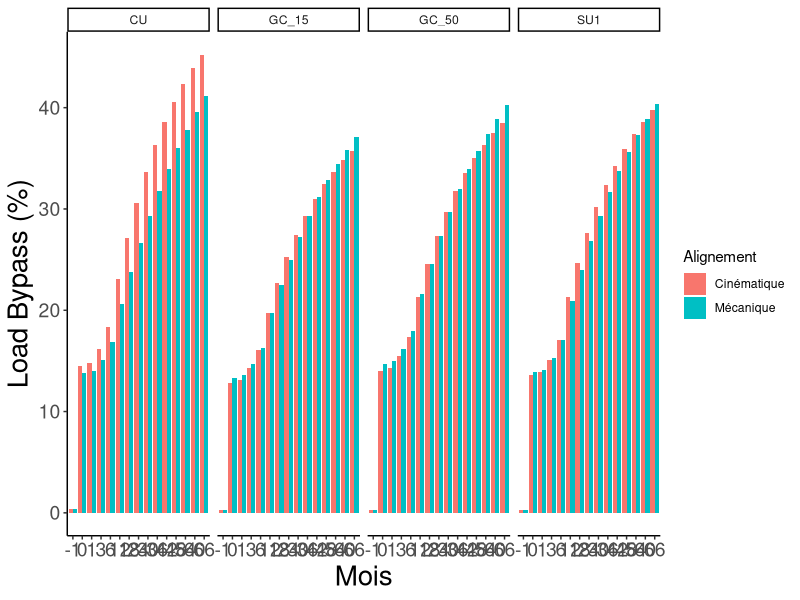

This figure's R source:
rm(list=ls())
library(readr)
library(ggplot2)
library(gridExtra)
library(plyr)


########################################################################################
### Read data from remodelling of both bone and interface
########################################################################################

Rmdl_11 <- read_csv("OutputLoadCentrality_RMDL11.txt")

Rmdl_11$subjectCode <- as.factor(Rmdl_11$subjectCode)
Rmdl_11$LegSide <- as.factor(Rmdl_11$LegSide)
Rmdl_11$ImplantSize <- as.factor(Rmdl_11$ImplantSize)
Rmdl_11$alpha <- as.factor(Rmdl_11$alpha)
Rmdl_11$Lshare100 <- 100*Rmdl_11$Lshare
Rmdl_11$Rmdl.TBMCT <- rep("Yes",length(Rmdl_11$Lshare))
Rmdl_11$Rmdl.BONE <- rep("Yes",length(Rmdl_11$Lshare))
Rmdl_11$Rmdl <- rep("Both",length(Rmdl_11$Lshare))

########################################################################################
### Read data from remodelling of both bone only
########################################################################################

Rmdl_10 <- read_csv("OutputLoadCentrality_RMDL10.txt")

Rmdl_10$subjectCode <- as.factor(Rmdl_10$subjectCode)
Rmdl_10$LegSide <- as.factor(Rmdl_10$LegSide)
Rmdl_10$ImplantSize <- as.factor(Rmdl_10$ImplantSize)
Rmdl_10$alpha <- as.factor(Rmdl_10$alpha)
Rmdl_10$Lshare100 <- 100*Rmdl_10$Lshare
Rmdl_10$Rmdl.TBMCT <- rep("No",length(Rmdl_10$Lshare))
Rmdl_10$Rmdl.BONE <- rep("Yes",length(Rmdl_10$Lshare))
Rmdl_10$Rmdl <- rep("Both",length(Rmdl_10$Lshare))


########################################################################################
### Read data from remodelling of both bone only
########################################################################################
# To be added ?

########################################################################################
### Merge DataSet
########################################################################################

DF = rbind(Rmdl_11,Rmdl_10)
DF$Rmdl.TBMCT <- as.factor(DF$Rmdl.TBMCT)
DF$Rmdl.BONE <- as.factor(DF$Rmdl.BONE)
DF$LoadStep <- as.factor(DF$LoadStep)
DF$Mois <- as.factor(DF$Epoch)
DF$Alignement <- as.factor(DF$Alignement)
revalue(DF$Alignement, c("Kine"="Cinématique", "Mech"="Mécanique")) -> DF$Alignement
DF$Epoch <- as.numeric(DF$Epoch)
DF <- subset(DF, Epoch<72 )

########################################################################################
### GENERAL PLOTS  , color = Step , color = SubjectCode
########################################################################################

#Varus
pt <- ggplot(DF, aes(Epoch, Lshare100 , color = Alignement)) + 
  geom_point(size=2) + theme_classic() +
  stat_smooth(method = "lm", formula = y ~ x + I(x^2), size = 1, se=FALSE) +
  xlab('Mois') +
  ylab('Load Bypass (%)') + 
  theme(axis.text=element_text(size=14), axis.title = element_text(size=20))

bar1 <- ggplot(DF, aes(x = Mois, y = Lshare100 , fill = Alignement)) + 
  geom_bar(stat="identity", position="dodge")+
  theme_classic() + xlab('Mois') + ylab('Load Bypass (%)') + 
  theme(axis.text=element_text(size=14), axis.title = element_text(size=20))

bar1 + facet_grid(. ~ LoadStep)
